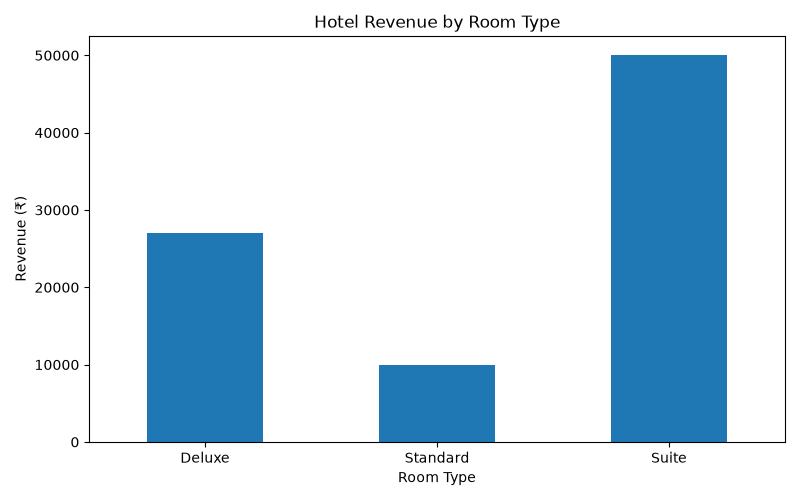

The script that saved this image:

import sqlite3
import pandas as pd
import matplotlib.pyplot as plt

# Connect to database
connection = sqlite3.connect("hotel_bookings.db")

# Read confirmed bookings
df = pd.read_sql_query("""
    SELECT room_type, booking_amount
    FROM bookings
    WHERE booking_status = 'Confirmed'
""", connection)

connection.close()

# Calculate revenue by room type
revenue = df.groupby("room_type")["booking_amount"].sum()

# Display revenue
print("\nRevenue by Room Type:")
print(revenue)

# Create bar chart
plt.figure(figsize=(8, 5))

revenue.plot(kind="bar")

plt.title("Hotel Revenue by Room Type")
plt.xlabel("Room Type")
plt.ylabel("Revenue (₹)")

plt.xticks(rotation=0)
plt.tight_layout()

# Save chart
plt.savefig("analysis/revenue_chart.png")

# Display chart
plt.show()

print("\nRevenue chart created successfully!")
